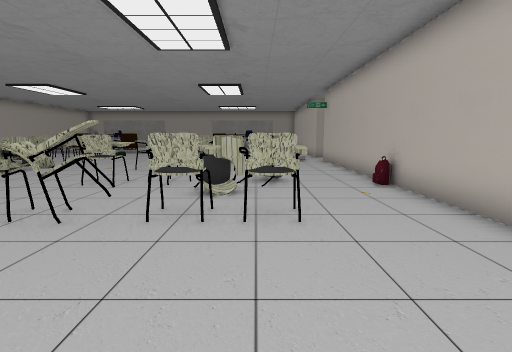
[1] (above)

18 first-person views from a walk through a Unity game level. The camera is 1.3 m above the floor, tilts 8° down and sees 85° across. Doors are open. The floor is counted in squares, 1 m on a side. Each view is taken from the middle of a square. On the plan, view 1 faces up. The plan holds only what a view shows up to about 13 squares ahead; the rest is blank. The place goes on beyond the plan. The player is left out. Some surface patterns are stand-ins.

[2]
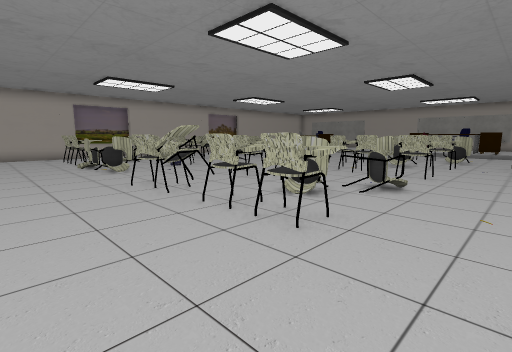

[3]
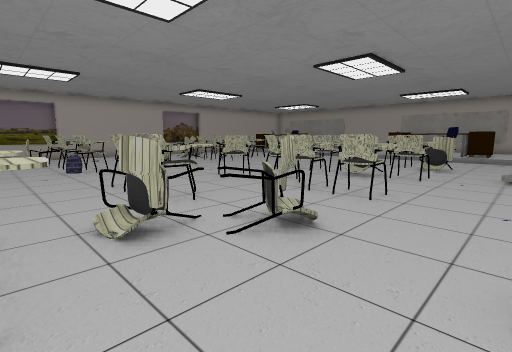

[4]
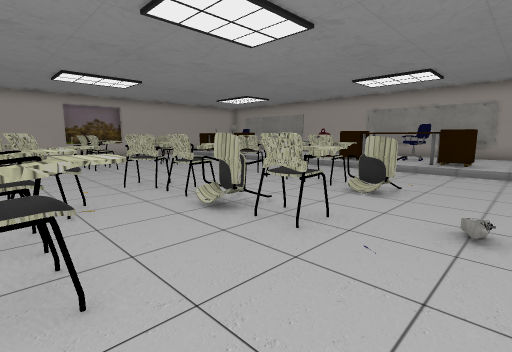

[5]
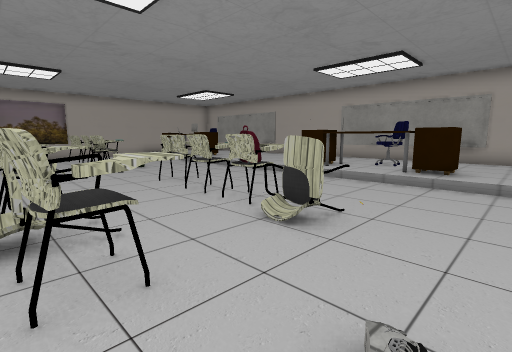

[6]
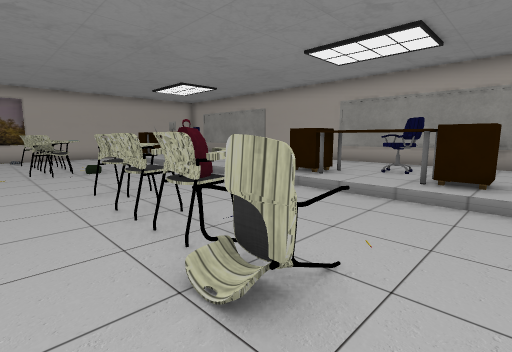

[7]
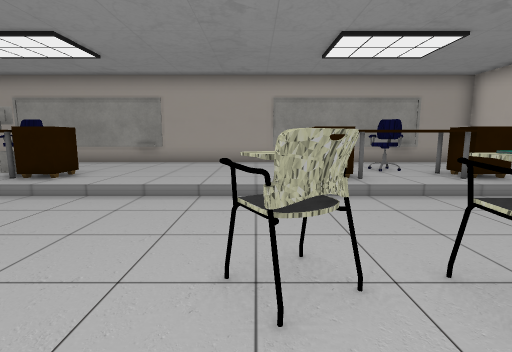

[8]
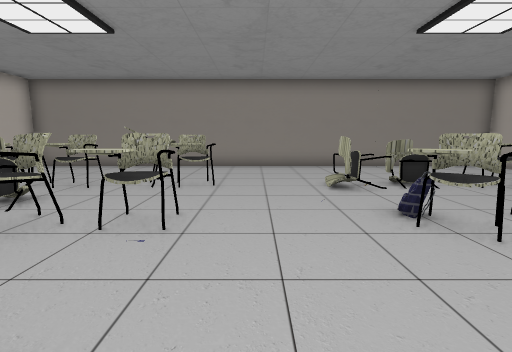

[9]
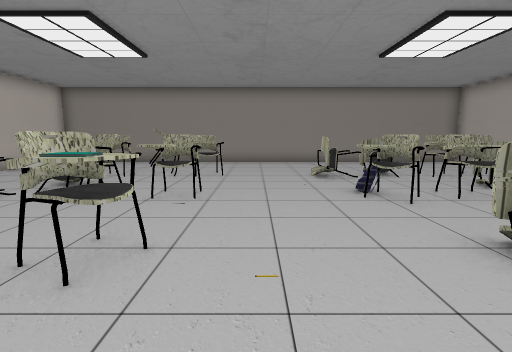

[10]
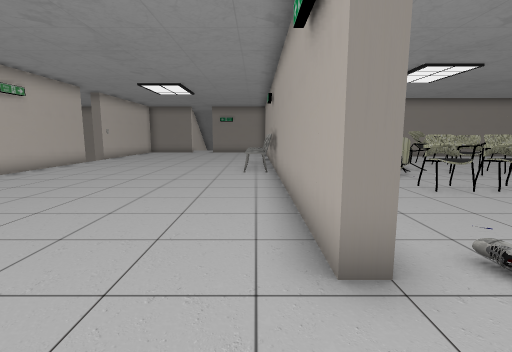

[11]
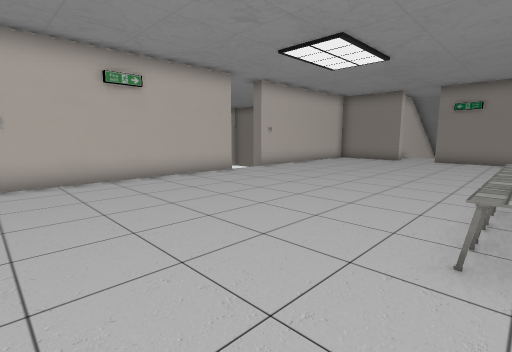

[12]
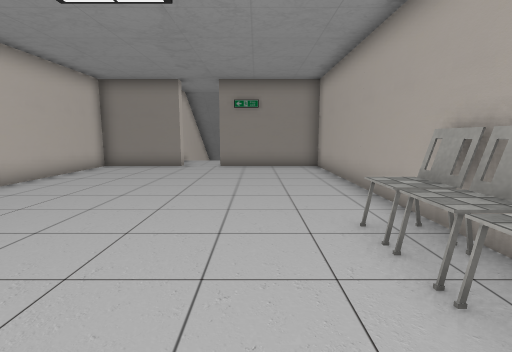

[13]
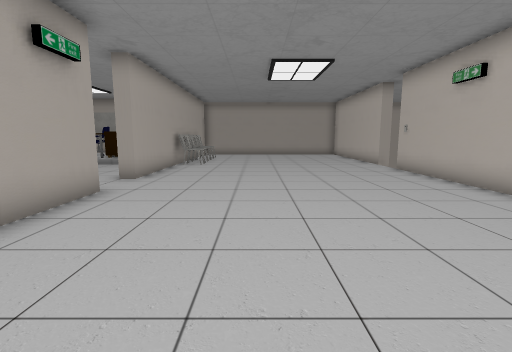

[14]
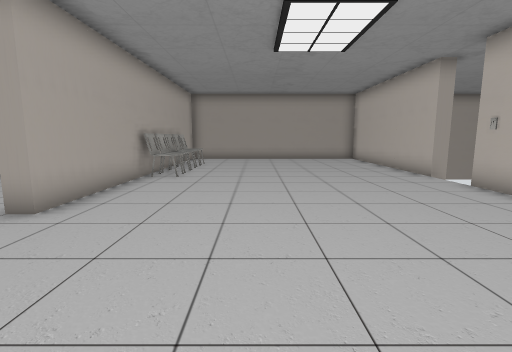

[15]
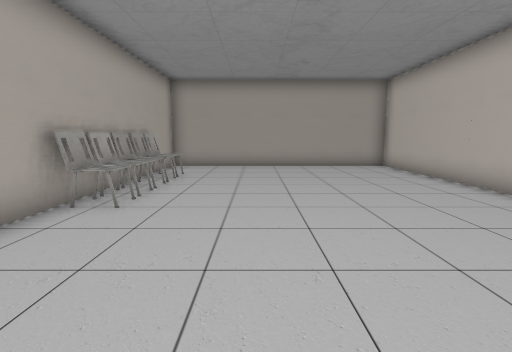

[16]
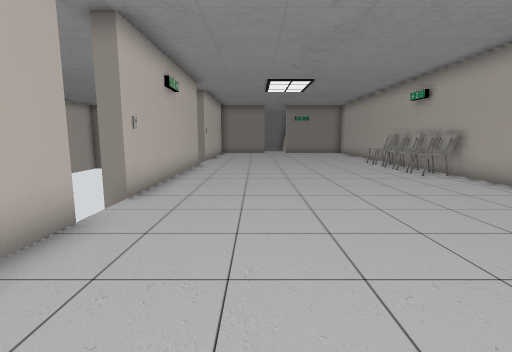

[17]
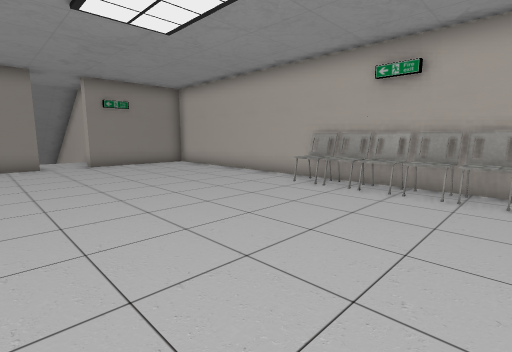

[18]
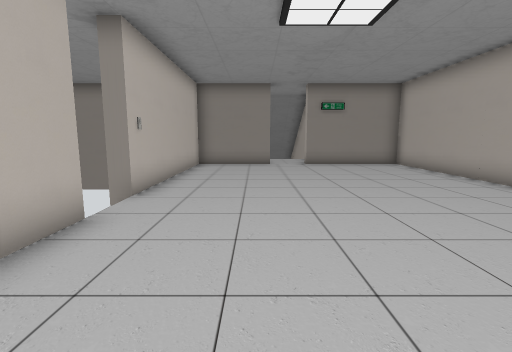

### Floor plan
Key: @ floor where view 1 was taken; # wall or solid block; . main floor; : floor 0.25 m higher than the main floor; / step, stairs or slope; D open door; C chair; A cabinet; O other object.
Columns run from 10 left of view 1 to 14 right of it. Each row starts with its distance up from view 1.
 30               ###########
 29               #.........#
 28 ###############.........#
 27 ::::::::::::: #C........#
 26 ::::::::::::: #C........#
 25 :::::::::C::: #C........#
 24 A::::: AOCOA::#C........#
 23 A::::: AOOOA::#C........#
 22 //////////////#C........D
 21 ..............#.........D
 20 ..............#.........O
 19 OO...CC.CC....#.........#
 18 OC...C.CCCCC..#.........#
 17 .C......................#
 16 ..............DD........#
 15 OC....CCCCCC..#.........#
 14 .C...CCC.CC...#.........#
 13   ............#.........D
 12  C...CCCCC.C..#.........D
 11  C....C.CCCC..#.........O
 10 ..............#.........#
  9 ..............#.........#
  8 CCC..CCCC.CC.O#C........#
  7 .O.......CC...#C........#
  6 .........C....#C........#
  5 CCC..CCCCCCC..#C........#
  4 CC....CC.CC...#C........#
  3 ..............#C........D
  2 ..............#.........D
  1 ..............#.........O
  0 ..........@...#.........#
 -1 ###############.........#
 -2               #.........#
 -3               #.........#
 -4               #.........#
 -5               #.........#
 -6               #####D.####
 -7                   #D.

Positions as (right, up) in squares from view 1, and headings:
1: (0, 0), facing up
2: (3, 1), facing up-left
3: (3, 5), facing up-left
4: (3, 11), facing up-left
5: (3, 14), facing up-left
6: (2, 16), facing up-left
7: (-5, 16), facing up
8: (-6, 12), facing down
9: (-6, 14), facing down
10: (5, 18), facing down
11: (5, 11), facing down-right
12: (7, 7), facing down
13: (8, 9), facing up
14: (8, 13), facing up
15: (8, 17), facing up
16: (11, 17), facing down
17: (12, 8), facing down-left
18: (11, 8), facing down
